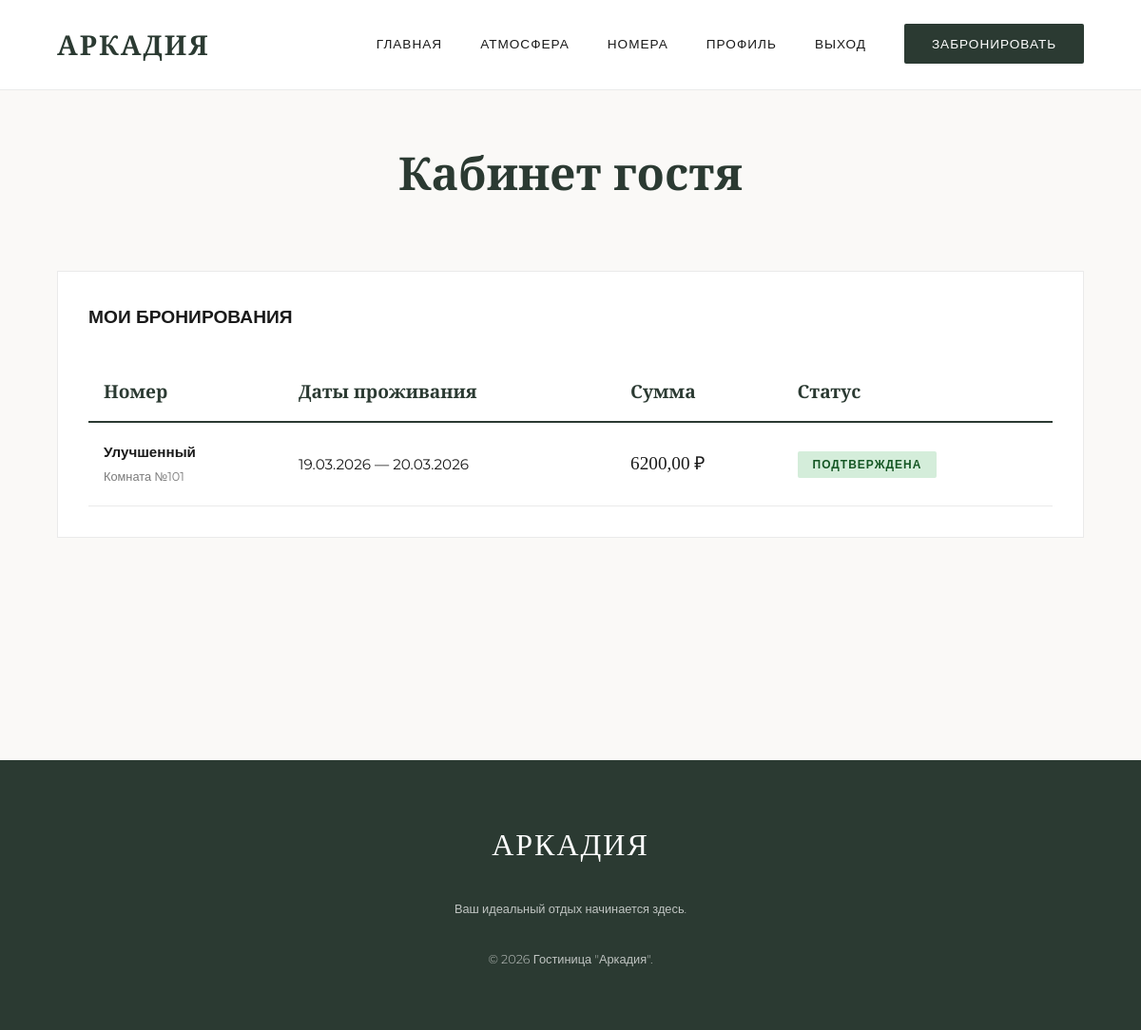
Page /profile/ (signed in) on the committed database.
### core/models.py (models this page shows, shortened)
class Booking(models.Model):
    STATUS_CHOICES = [
        ('pending', 'Ожидает подтверждения'),
        ('confirmed', 'Подтверждена'),
        ('canceled', 'Отменена'),
        ('completed', 'Завершена'),
    ]
    user = models.ForeignKey(User, on_delete=models.CASCADE, related_name='bookings', verbose_name="Клиент")
    room = models.ForeignKey(Room, on_delete=models.CASCADE, related_name='bookings', verbose_name="Номер")
    check_in = models.DateField(verbose_name="Дата заезда")
    check_out = models.DateField(verbose_name="Дата выезда")
    guests = models.PositiveIntegerField(verbose_name="Количество гостей")
    total_price = models.DecimalField(max_digits=10, decimal_places=2, verbose_name="Итоговая цена", blank=True, null=True)
    status = models.CharField(max_length=20, choices=STATUS_CHOICES, default='pending', verbose_name="Статус")
    created_at = models.DateTimeField(auto_now_add=True, verbose_name="Дата создания")
    class Meta:
        verbose_name = "Бронирование"
        verbose_name_plural = "Бронирования"

class Room(models.Model):
    category = models.ForeignKey(Category, on_delete=models.CASCADE, related_name='rooms', verbose_name="Категория")
    number = models.CharField(max_length=10, unique=True, verbose_name="Номер комнаты")
    capacity = models.PositiveIntegerField(verbose_name="Количество гостей")
    price_per_night = models.DecimalField(max_digits=10, decimal_places=2, verbose_name="Цена за ночь")
    description = models.TextField(verbose_name="Описание")
    image = models.ImageField(upload_to='rooms/', verbose_name="Фотография")
    is_active = models.BooleanField(default=True, verbose_name="Доступен для бронирования")
    class Meta:
        verbose_name = "Номер"
        verbose_name_plural = "Номера"

class Category(models.Model):
    name = models.CharField(max_length=100, verbose_name="Название категории")
    slug = models.SlugField(unique=True, verbose_name="Транскрипция")
    description = models.TextField(blank=True, verbose_name="Описание")
    class Meta:
        verbose_name = "Категория"
        verbose_name_plural = "Категории"

### core/views.py (the view)
# urls.py: path('profile/', views.user_profile, name='profile'),
@login_required
def user_profile(request):
    bookings = Booking.objects.filter(user=request.user).order_by('-created_at')
    return render(request, 'core/profile.html', {'bookings': bookings})

### core/templates/core/profile.html
{% extends 'core/base.html' %}
{% block content %}
<h1 class="section-title">Кабинет гостя</h1>
<div class="premium-table-wrapper">
    <h2 style="margin-bottom: 2rem; font-family: 'Montserrat', sans-serif; font-size: 1.2rem; text-transform: uppercase;">Мои бронирования</h2>
    <table class="premium-table">
        <thead>
            <tr>
                <th>Номер</th>
                <th>Даты проживания</th>
                <th>Сумма</th>
                <th>Статус</th>
            </tr>
        </thead>
        <tbody>
            {% for booking in bookings %}
            <tr>
                <td><strong>{{ booking.room.category.name }}</strong><br><span style="color: var(--gray); font-size: 0.8rem;">Комната №{{ booking.room.number }}</span></td>
                <td>{{ booking.check_in|date:"d.m.Y" }} — {{ booking.check_out|date:"d.m.Y" }}</td>
                <td style="font-family: 'Cormorant Garamond', serif; font-size: 1.2rem;">{{ booking.total_price }} ₽</td>
                <td>
                    <span class="status-badge status-{{ booking.status }}">{{ booking.get_status_display }}</span>
                </td>
            </tr>
            {% empty %}
            <tr><td colspan="4">У вас пока нет активных бронирований.</td></tr>
            {% endfor %}
        </tbody>
    </table>
</div>
{% endblock %}

### core/static/core/css/style.css (style rules this page uses)
:root { --primary: #2b3a32; --primary-light: #42594d; --accent: #d4af37; --dark: #1a1a1a; --light: #ffffff; --bg-color: #faf9f7; --gray: #7a7a7a; --border: #eaeaea; }
* { margin: 0; padding: 0; box-sizing: border-box; }
body { background-color: var(--bg-color); color: var(--dark); font-family: 'Montserrat', sans-serif; line-height: 1.6; -webkit-font-smoothing: antialiased; }
h1, h2, h3, h4, h5, .serif { font-family: 'Cormorant Garamond', serif; font-weight: 600; }
.section-title { font-size: 3rem; text-align: center; margin-bottom: 4rem; color: var(--primary); }
.premium-table-wrapper { overflow-x: auto; background: var(--light); border: 1px solid var(--border); padding: 2rem; }
.premium-table { width: 100%; border-collapse: collapse; text-align: left; }
.premium-table th { padding: 1rem; border-bottom: 2px solid var(--primary); font-family: 'Cormorant Garamond', serif; font-size: 1.2rem; color: var(--primary); }
.premium-table td { padding: 1.2rem 1rem; border-bottom: 1px solid var(--border); font-size: 0.95rem; vertical-align: middle; }
.status-badge { padding: 0.4rem 1rem; border-radius: 2px; font-size: 0.75rem; text-transform: uppercase; letter-spacing: 1px; font-weight: 600; }
.status-confirmed { background: #d4edda; color: #155724; }

### rows in the picture
Booking: room.category.name "Улучшенный", room.number "101", check_in "19.03.2026", check_out "20.03.2026", total_price "6200,00", status "ПОДТВЕРЖДЕНА"
